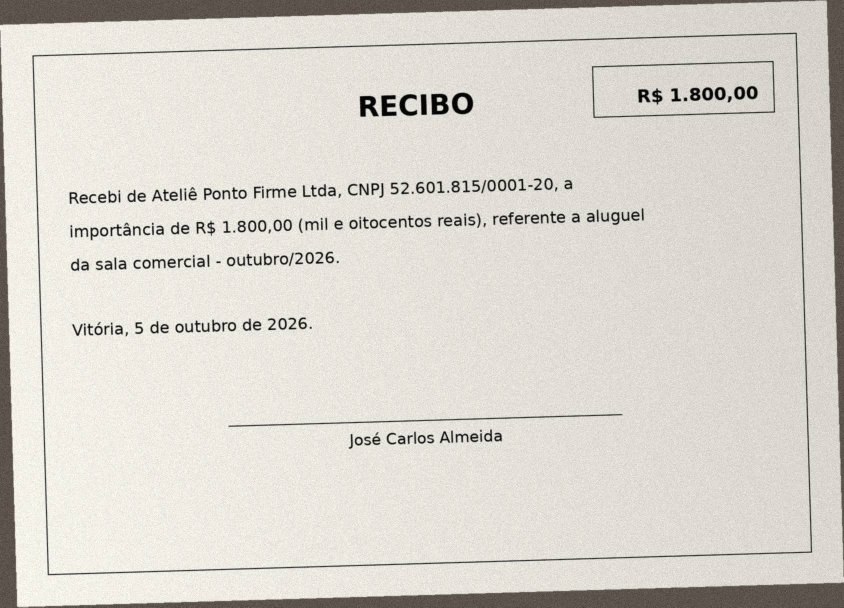
#> input picture dados/exemplos/documentos/recibo_aluguel_outubro.jpg, 1688 x 1215 px (shown at 1/2 size)
$ python -i ocr.py   (imports and definitions only)
#> lines starting #> are read from the running program, lines starting #| are printed output that depends on the picture; after the words box and inside, x2 and y2 are one past the last pixel; in counts of white or black regions, pixels touching at a corner belong together
"""OCR: pré-processamento com OpenCV e leitura com Tesseract em português.

O Tesseract é bom com página limpa, reta e de fundo branco; foto de recibo e scan torto não são isso. Cada etapa
de `preprocessar` desfaz um defeito específico, e o comentário dela diz qual.
"""

from __future__ import annotations

import io
from collections.abc import Sequence
from dataclasses import dataclass

import cv2
import numpy as np
import pytesseract
from PIL import Image, ImageOps, UnidentifiedImageError

IDIOMA = "por"
CONFIG_TESSERACT = "--oem 1 --psm 3"  # motor LSTM; segmentação automática (documento tem blocos e colunas)
LARGURA_MINIMA = 1800  # px: abaixo disso a letra de corpo fica pequena demais para o Tesseract
INCLINACAO_MAXIMA = 5.0  # graus: mais que isso é foto de lado, não scan torto


class ImagemInvalida(ValueError):
    """O conteúdo não é uma imagem legível."""


# [12 lines that did not run here, left out]


def abrir_imagem(conteudo: bytes) -> Image.Image:
    try:
        imagem = Image.open(io.BytesIO(conteudo))
        imagem.load()
    except (UnidentifiedImageError, OSError) as erro:
        raise ImagemInvalida(f"imagem ilegível: {erro}") from erro
    # Foto de celular costuma vir "deitada" com a orientação certa só anotada no EXIF.
    return ImageOps.exif_transpose(imagem)


def girar(imagem: np.ndarray, angulo: float, borda: int = 255) -> np.ndarray:
    """Gira em `angulo` graus no sentido anti-horário, mantendo o tamanho."""
    altura, largura = imagem.shape[:2]
    matriz = cv2.getRotationMatrix2D((largura / 2, altura / 2), angulo, 1.0)
    return cv2.warpAffine(imagem, matriz, (largura, altura), flags=cv2.INTER_CUBIC,
                          borderMode=cv2.BORDER_CONSTANT, borderValue=borda)


def estimar_inclinacao(cinza: np.ndarray) -> float:
    """Inclinação do texto em graus, anti-horário positivo (mesma convenção de `PIL.Image.rotate`).

    Gira uma cópia reduzida da página em vários ângulos e fica com o que deixa o perfil horizontal de tinta mais
    "pontudo": com as linhas retas, a tinta se concentra em faixas e os vãos entre linhas ficam vazios.
    """
    escala = min(1.0, 1000 / max(cinza.shape))
    pequena = cv2.resize(cinza, None, fx=escala, fy=escala, interpolation=cv2.INTER_AREA)
    _, tinta = cv2.threshold(pequena, 0, 255, cv2.THRESH_BINARY_INV + cv2.THRESH_OTSU)

    def nitidez(angulo: float) -> float:
        perfil = girar(tinta, angulo, borda=0).sum(axis=1, dtype=np.float64)
        return float(np.sum(np.diff(perfil) ** 2))

    grosso = max(np.arange(-INCLINACAO_MAXIMA, INCLINACAO_MAXIMA + 0.01, 0.5), key=nitidez)
    fino = max(np.arange(grosso - 0.5, grosso + 0.51, 0.1), key=nitidez)
    return round(-float(fino), 2)  # o ângulo que endireita é o oposto da inclinação


def _uniformizar_fundo(cinza: np.ndarray) -> np.ndarray:
    """Divide a imagem pelo fundo estimado: sombra, papel amarelado e mesa em volta viram branco."""
    # O fundo sai de um fechamento morfológico (apaga tudo que é menor que o núcleo, ou seja, a tinta), feito em
    # 1/4 do tamanho porque é só uma estimativa suave e assim custa quase nada.
    pequena = cv2.resize(cinza, None, fx=0.25, fy=0.25, interpolation=cv2.INTER_AREA)
    fundo = cv2.morphologyEx(pequena, cv2.MORPH_CLOSE, cv2.getStructuringElement(cv2.MORPH_RECT, (9, 9)))
    fundo = cv2.resize(cv2.GaussianBlur(fundo, (5, 5), 0), (cinza.shape[1], cinza.shape[0]),
                       interpolation=cv2.INTER_LINEAR)
    return cv2.divide(cinza, np.maximum(fundo, 1), scale=255)


def _mascara_da_folha(cinza: np.ndarray) -> np.ndarray | None:
    """Em foto, a folha é a maior região clara. Devolve a máscara dela, ou None se ela ocupa o quadro todo (scan)."""
    pequena = cv2.resize(cinza, None, fx=0.25, fy=0.25, interpolation=cv2.INTER_AREA)
    _, clara = cv2.threshold(cv2.GaussianBlur(pequena, (5, 5), 0), 0, 255, cv2.THRESH_BINARY + cv2.THRESH_OTSU)
    contornos, _ = cv2.findContours(clara, cv2.RETR_EXTERNAL, cv2.CHAIN_APPROX_SIMPLE)
    if not contornos:
        return None
    folha = cv2.convexHull(max(contornos, key=cv2.contourArea))
    if not 0.3 <= cv2.contourArea(folha) / clara.size <= 0.97:
        return None
    mascara = np.zeros_like(pequena)
    cv2.fillPoly(mascara, [folha], 255)
    # Recua um pouco da borda: a passagem mesa -> papel vira um tracejado que o Tesseract lê como letra.
    mascara = cv2.erode(mascara, np.ones((5, 5), np.uint8))
    return cv2.resize(mascara, (cinza.shape[1], cinza.shape[0]), interpolation=cv2.INTER_NEAREST)


def preprocessar(imagem: Image.Image) -> np.ndarray:
    # Escala de cinza: o Tesseract trabalha com luminância; cor só traz papel amarelado e carimbo azul.
    cinza = np.asarray(imagem.convert("L"))
    # Escala: com letra de menos de ~20 px de altura o Tesseract erra bem mais; foto pequena é ampliada.
    if cinza.shape[1] < LARGURA_MINIMA:
        fator = LARGURA_MINIMA / cinza.shape[1]
        cinza = cv2.resize(cinza, None, fx=fator, fy=fator, interpolation=cv2.INTER_CUBIC)
    # Ruído: a mediana 3x3 apaga os pontinhos de scan e de sensor sem borrar a borda da letra (o gaussiano borra).
    cinza = cv2.medianBlur(cinza, 3)
    # Recorte: em foto, a mesa em volta da folha não é documento; tudo fora da folha vira papel branco.
    folha = _mascara_da_folha(cinza)
    # Iluminação: sombra de foto quebra qualquer limiar único; com o fundo uniforme, um limiar só resolve.
    cinza = _uniformizar_fundo(cinza)
    if folha is not None:
        cinza[folha == 0] = 255
    # Inclinação: com linhas tortas a segmentação em linhas do Tesseract corta e mistura palavras.
    inclinacao = estimar_inclinacao(cinza)
    if abs(inclinacao) >= 0.1:
        cinza = girar(cinza, -inclinacao)
    # Binarização Otsu: escolhe o limiar entre papel e tinta pelo histograma, sem número mágico por documento.
    _, binaria = cv2.threshold(cinza, 0, 255, cv2.THRESH_BINARY + cv2.THRESH_OTSU)
    return _apagar_linhas(binaria)


def _apagar_linhas(binaria: np.ndarray) -> np.ndarray:
    """Apaga moldura, linha de tabela e traço de assinatura.

    O Tesseract toma caixa por figura e às vezes pula o texto de dentro (o valor do recibo, num quadro, sumia).
    Linha é tinta contínua bem mais comprida que qualquer letra: uma abertura com núcleo de 1 px de espessura e
    1/25 da página de comprimento só deixa passar isso.
    """
    altura, largura = binaria.shape
    tinta = cv2.bitwise_not(binaria)
    horizontais = cv2.morphologyEx(tinta, cv2.MORPH_OPEN, cv2.getStructuringElement(cv2.MORPH_RECT, (largura // 25, 1)))
    verticais = cv2.morphologyEx(tinta, cv2.MORPH_OPEN, cv2.getStructuringElement(cv2.MORPH_RECT, (1, altura // 25)))
    linhas = cv2.dilate(cv2.bitwise_or(horizontais, verticais), np.ones((3, 3), np.uint8))
    return cv2.bitwise_or(binaria, linhas)


# [4 lines that did not run here, left out]


# [23 lines that did not run here, left out]

>>> from PIL import Image
>>> picture = Image.open('../../../dados/exemplos/documentos/recibo_aluguel_outubro.jpg')
#> picture is the input picture: PIL image 1688x1215 RGB; mean R, G, B 216.2, 212, 205
>>> result = preprocessar(picture)
#> in _mascara_da_folha, `_, clara = cv2.threshold(cv2.GaussianBlur(pequena, (5, 5), 0), 0, 255,..`:
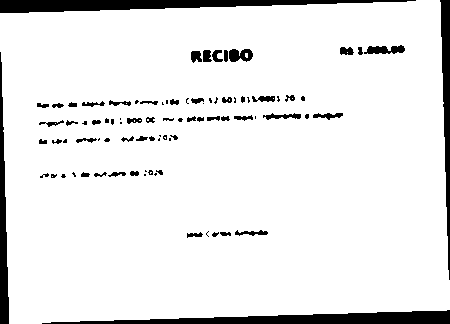
#> clara: shape (324, 450); 91.6% white; 88 black regions (34 under 20 px)
#> in _mascara_da_folha, `contornos, _ = cv2.findContours(clara, cv2.RETR_EXTERNAL, cv2.CHAIN_AP..`: contornos = 1 contour; box (x1, y1, x2, y2) and area: (0, 0, 450, 324) 136026
#> in _mascara_da_folha, `folha = cv2.convexHull(max(contornos, key=cv2.contourArea))`: folha = contour of 13 points, box (x1, y1, x2, y2) (0, 0, 450, 324), area 137192
#> in _mascara_da_folha, `cv2.fillPoly(mascara, [folha], 255)`: mascara: shape (324, 450); 94.6% white; 4 black regions, box (x1, y1, x2, y2) and area: (0, 0, 400, 13) 2691, (57, 310, 450, 324) 2680, (440, 0, 450, 265) 1276, (0, 67, 9, 324) 1211
#> in _mascara_da_folha, `mascara = cv2.erode(mascara, np.ones((5, 5), np.uint8))`: mascara: shape (324, 450); 92.7% white; 4 black regions, box (x1, y1, x2, y2) and area: (0, 0, 402, 15) 3521, (55, 308, 450, 324) 3498, (438, 0, 450, 267) 1830, (0, 65, 11, 324) 1747
#> in _mascara_da_folha, `return cv2.resize(mascara, (cinza.shape[1], cinza.shape[0]), interpola..`: returned value: shape (1296, 1800); 92.7% white; 4 black regions, box (x1, y1, x2, y2) and area: (0, 0, 1608, 60) 56336, (220, 1232, 1800, 1296) 55968, (1752, 0, 1800, 1068) 29280, (0, 260, 44, 1296) 27952
#> in _uniformizar_fundo, `fundo = cv2.morphologyEx(pequena, cv2.MORPH_CLOSE, cv2.getStructuringE..`:
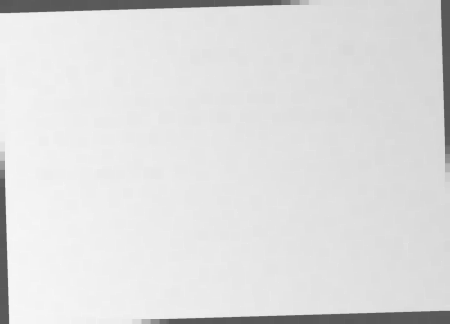
#> fundo: shape (324, 450); min 87, max 248, mean 222.5
#> in preprocessar, `cinza[folha == 0] = 255`:
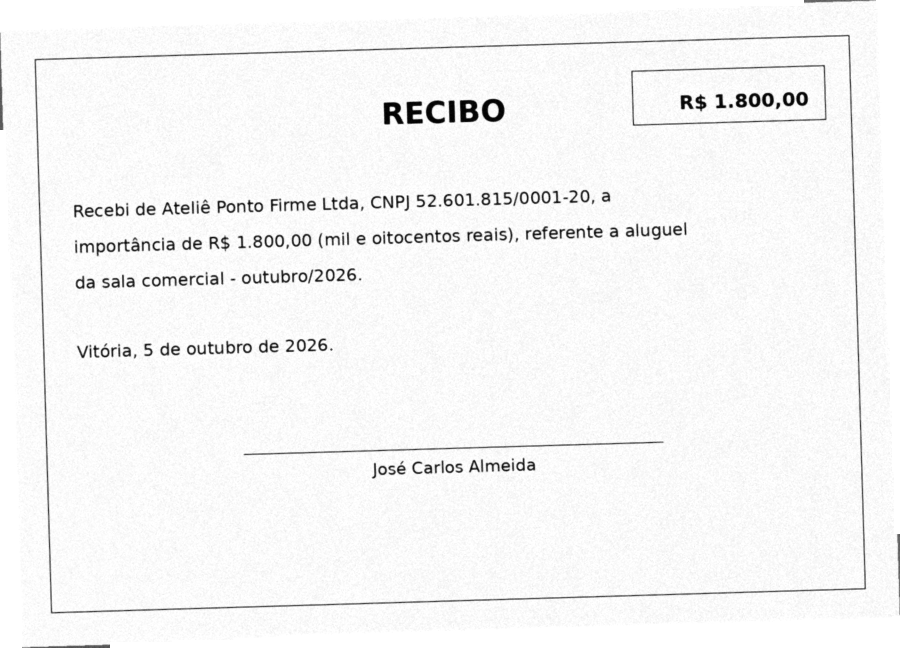
#> cinza: shape (1296, 1800) (shown at 1/2 size); min 0, max 255, mean 245.4
#> in estimar_inclinacao, `_, tinta = cv2.threshold(pequena, 0, 255, cv2.THRESH_BINARY_INV + cv2...`: tinta: shape (720, 1000); 2.9% white in thin lines or dots
#> in nitidez, `perfil = girar(tinta, angulo, borda=0).sum(axis=1, dtype=np.float64)`: perfil = 720 values, max 32796 at index 134, min 0 at index 711, mean 7559
#> in estimar_inclinacao, `grosso = max(np.arange(-INCLINACAO_MAXIMA, INCLINACAO_MAXIMA + 0.01, 0..`: grosso = -1.5
#> in girar (call 28), `matriz = cv2.getRotationMatrix2D((largura / 2, altura / 2), angulo, 1.0)`: matriz = [[1, -0.0244, 8.94], [0.0244, 1, -12.11]]
#> in girar (call 28), `return cv2.warpAffine(imagem, matriz, (largura, altura), flags=cv2.INT..`:
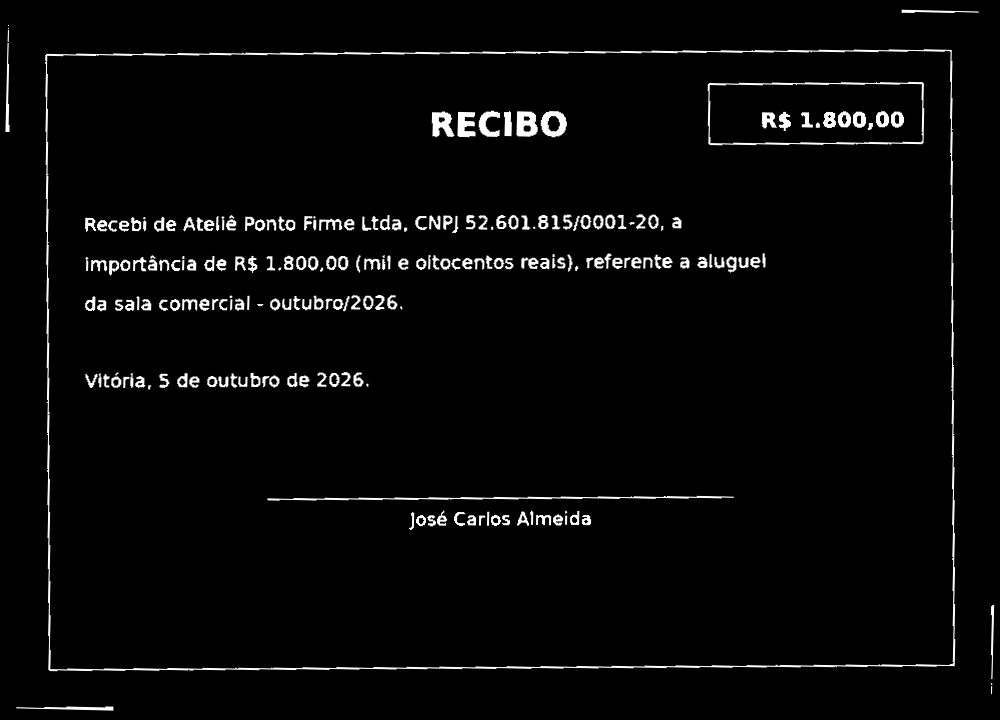
#> returned value: shape (720, 1000); min 0, max 255, mean 7.6
#> in girar (call 29), `matriz = cv2.getRotationMatrix2D((largura / 2, altura / 2), angulo, 1.0)`: matriz = [[1, -0.0227, 8.3], [0.0227, 1, -11.25]]
#> in girar (call 29), `return cv2.warpAffine(imagem, matriz, (largura, altura), flags=cv2.INT..`:
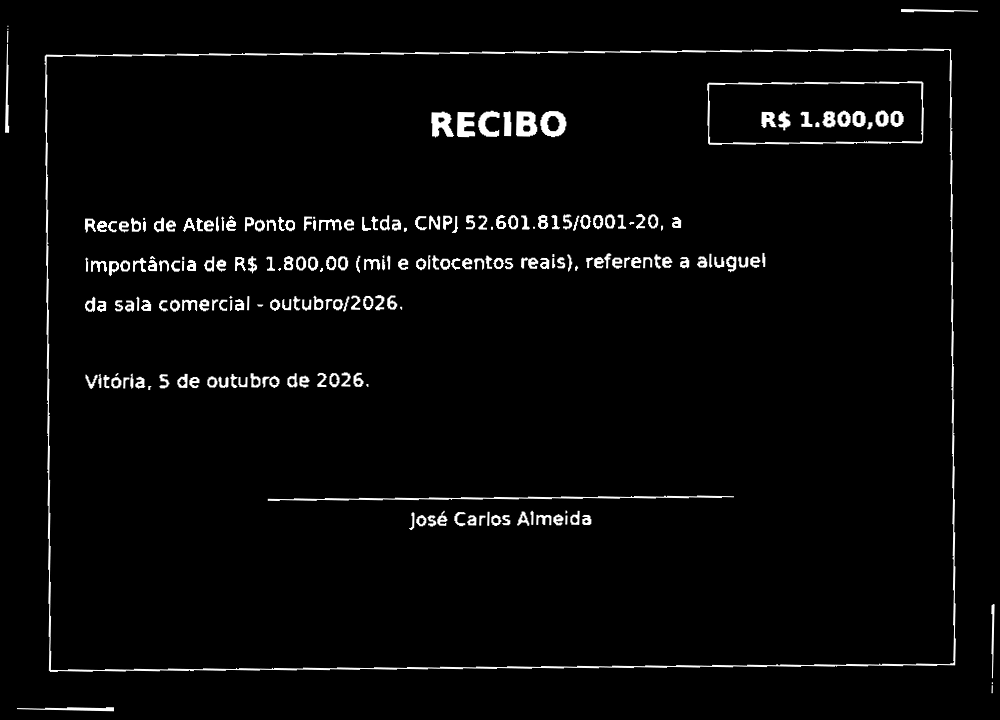
#> returned value: shape (720, 1000); min 0, max 255, mean 7.6
#> in estimar_inclinacao, `fino = max(np.arange(grosso - 0.5, grosso + 0.51, 0.1), key=nitidez)`: fino = -1.7
#> in preprocessar, `inclinacao = estimar_inclinacao(cinza)`: inclinacao = 1.7
#> in preprocessar, `_, binaria = cv2.threshold(cinza, 0, 255, cv2.THRESH_BINARY + cv2.THRE..`:
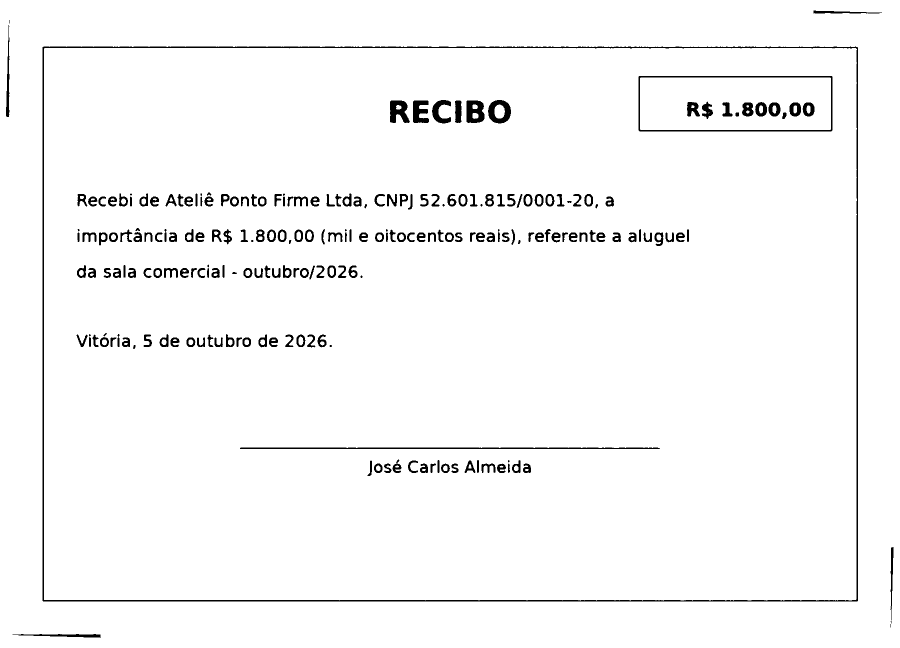
#> binaria: shape (1296, 1800) (shown at 1/2 size); 97.2% white; 225 black regions (18 under 20 px), largest, box (x1, y1, x2, y2) and area: (85, 93, 1716, 1203) 15693, (1277, 152, 1665, 263) 2954, (480, 895, 1320, 898) 2462
#> in _apagar_linhas, `horizontais = cv2.morphologyEx(tinta, cv2.MORPH_OPEN, cv2.getStructuri..`: horizontais: shape (1296, 1800); 0.55% white; 7 white regions, largest, box (x1, y1, x2, y2) and area: (86, 1200, 1717, 1203) 4224, (86, 94, 1717, 96) 3261, (481, 895, 1321, 898) 2134
#> in _apagar_linhas, `verticais = cv2.morphologyEx(tinta, cv2.MORPH_OPEN, cv2.getStructuring..`:
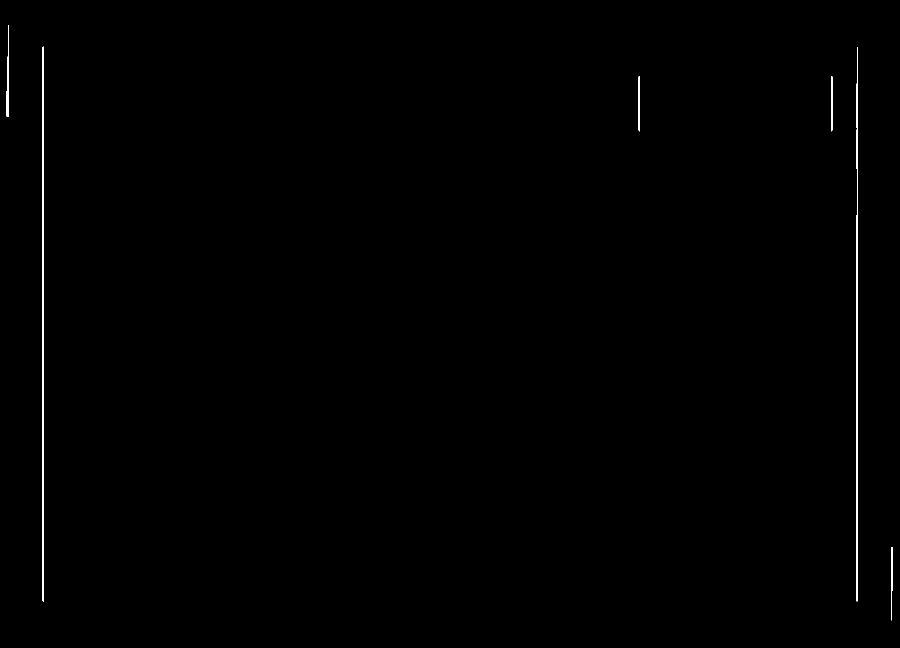
#> verticais: shape (1296, 1800) (shown at 1/2 size); 0.35% white; 6 white regions, box (x1, y1, x2, y2) and area: (85, 93, 88, 1203) 3327, (1713, 94, 1716, 1203) 3157, (13, 50, 18, 234) 595, (1782, 1094, 1786, 1241) 406, (1277, 152, 1280, 263) 329, (1662, 152, 1665, 263) 329

$ run again, on dados/exemplos/documentos/recibo_mercadinho.jpg
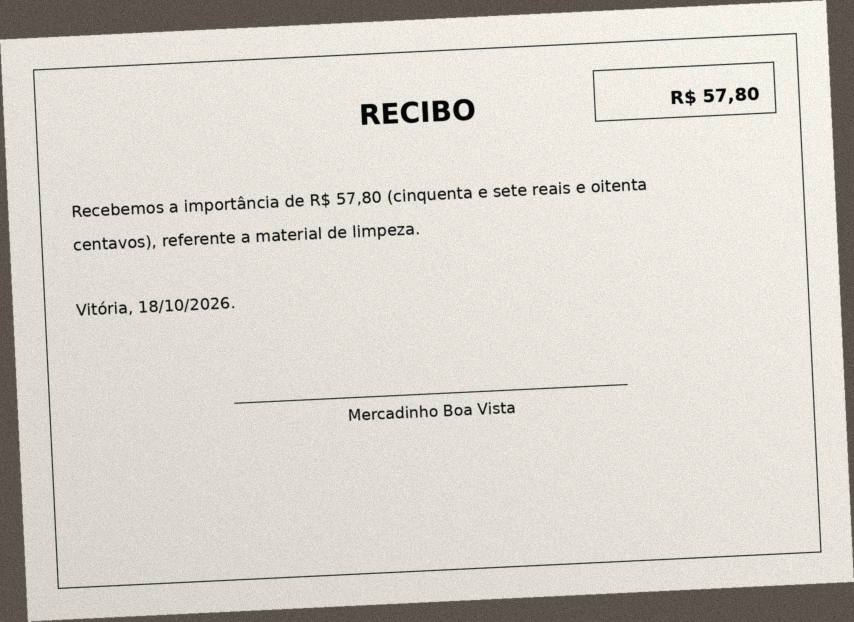
#> input picture dados/exemplos/documentos/recibo_mercadinho.jpg, 1708 x 1243 px (shown at 1/2 size)
#> picture is the input picture: PIL image 1708x1243 RGB; mean R, G, B 212.8, 208.3, 201.3
#> in _mascara_da_folha, `_, clara = cv2.threshold(cv2.GaussianBlur(pequena, (5, 5), 0), 0, 255,..`:
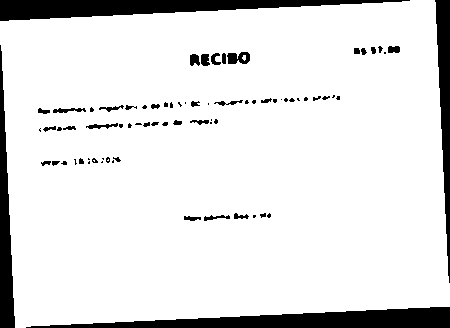
#> clara: shape (328, 450); 89.1% white; 77 black regions (38 under 20 px)
#> contornos = 1 contour; box (x1, y1, x2, y2) and area: (0, 0, 450, 328) 132947
#> folha = contour of 13 points, box (x1, y1, x2, y2) (0, 0, 450, 328), area 134121
#> perfil = 728 values, max 38919 at index 218, min 0 at index 0, mean 6193.4
#> grosso = -2.5
#> fino = -2.7
#> inclinacao = 2.7
#> binaria: shape (1310, 1800); 97.7% white; 169 black regions (17 under 20 px), largest, box (x1, y1, x2, y2) and area: (94, 106, 1707, 1205) 15016, (1272, 164, 1656, 274) 2780, (486, 829, 1315, 832) 2468
#> horizontais: shape (1310, 1800); 0.55% white; 6 white regions, box (x1, y1, x2, y2) and area: (95, 107, 1707, 110) 4206, (96, 1201, 1708, 1204) 4011, (487, 829, 1316, 832) 2323, (1274, 271, 1657, 274) 1148, (1273, 165, 1657, 168) 935, (1639, 37, 1748, 40) 275
#> in _apagar_linhas, `verticais = cv2.morphologyEx(tinta, cv2.MORPH_OPEN, cv2.getStructuring..`:
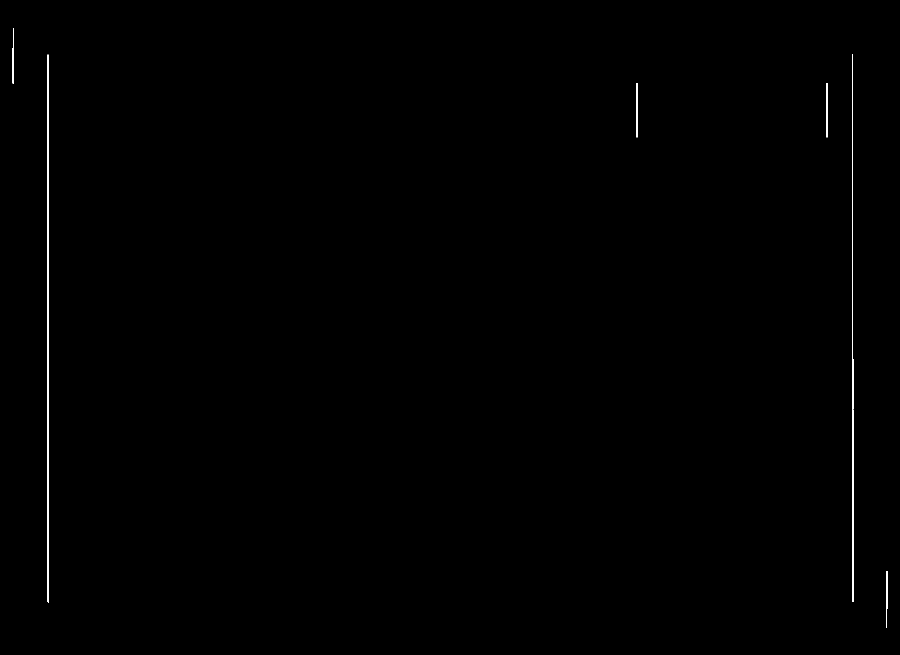
#> verticais: shape (1310, 1800) (shown at 1/2 size); 0.27% white; 6 white regions, box (x1, y1, x2, y2) and area: (1704, 108, 1707, 1204) 2676, (94, 109, 98, 1205) 2485, (1772, 1142, 1776, 1256) 340, (1653, 166, 1656, 275) 325, (25, 56, 28, 167) 274, (1273, 166, 1275, 275) 218
